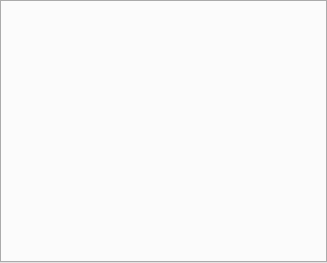
<?xml version="1.0" encoding="UTF-8"?>
<ui version="4.0">
 <class>Wbook</class>
 <widget class="QWidget" name="Wbook">
  <property name="geometry">
   <rect>
    <x>0</x>
    <y>0</y>
    <width>327</width>
    <height>263</height>
   </rect>
  </property>
  <property name="windowTitle">
   <string>Form</string>
  </property>
  <layout class="QVBoxLayout" name="verticalLayout_2">
   <property name="spacing">
    <number>0</number>
   </property>
   <property name="leftMargin">
    <number>0</number>
   </property>
   <property name="topMargin">
    <number>0</number>
   </property>
   <property name="rightMargin">
    <number>0</number>
   </property>
   <property name="bottomMargin">
    <number>0</number>
   </property>
   <item>
    <layout class="QHBoxLayout" name="horizontalLayout_2">
     <item>
      <widget class="QTabWidget" name="tabWidget">
       <property name="currentIndex">
        <number>-1</number>
       </property>
      </widget>
     </item>
    </layout>
   </item>
  </layout>
 </widget>
 <resources/>
 <connections/>
</ui>
